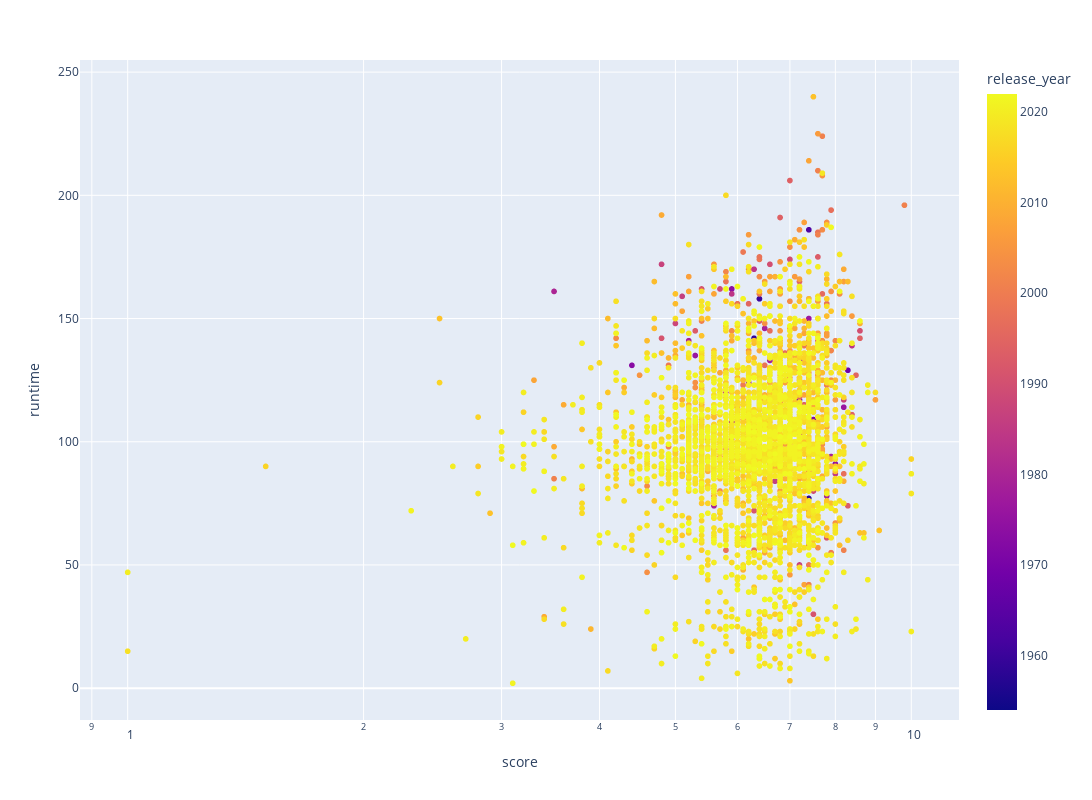

Source (notebook cell):
### Code cell
fig = px.scatter(total_df, x="score", y="runtime", color="release_year",
           hover_name="title", log_x=True)
# Adjust the layout
fig.update_layout(
    height=800,  # Set the height of the graph
    width=1800   # Set the width of the graph
)
fig.show()

### Figure 1 — Plotly figure (JSON) as saved in the notebook; plotly's stock layout.template omitted (floating-point values rounded to 4 significant figures; data arrays with more than 128 entries replaced by an {"elided": "..."} marker saying what was removed)
{"data": [{"hovertemplate": "<b>%{hovertext}</b><br><br>score=%{x}<br>runtime=%{y}<br>release_year=%{marker.color}<extra></extra>", "hovertext": {"elided": "3710 str values"}, "legendgroup": "", "marker": {"color": {"elided": "3710 int values"}, "coloraxis": "coloraxis", "symbol": "circle"}, "mode": "markers", "name": "", "showlegend": false, "type": "scattergl", "x": {"elided": "3710 float values"}, "xaxis": "x", "y": {"elided": "3710 int values"}, "yaxis": "y"}], "layout": {"coloraxis": {"colorbar": {"title": {"text": "release_year"}}, "colorscale": [[0, "#0d0887"], [0.1111, "#46039f"], [0.2222, "#7201a8"], [0.3333, "#9c179e"], [0.4444, "#bd3786"], [0.5556, "#d8576b"], [0.6667, "#ed7953"], [0.7778, "#fb9f3a"], [0.8889, "#fdca26"], [1, "#f0f921"]]}, "height": 800, "legend": {"tracegroupgap": 0}, "margin": {"t": 60}, "width": 1800, "xaxis": {"anchor": "y", "domain": [0, 1], "title": {"text": "score"}, "type": "log"}, "yaxis": {"anchor": "x", "domain": [0, 1], "title": {"text": "runtime"}}}}
